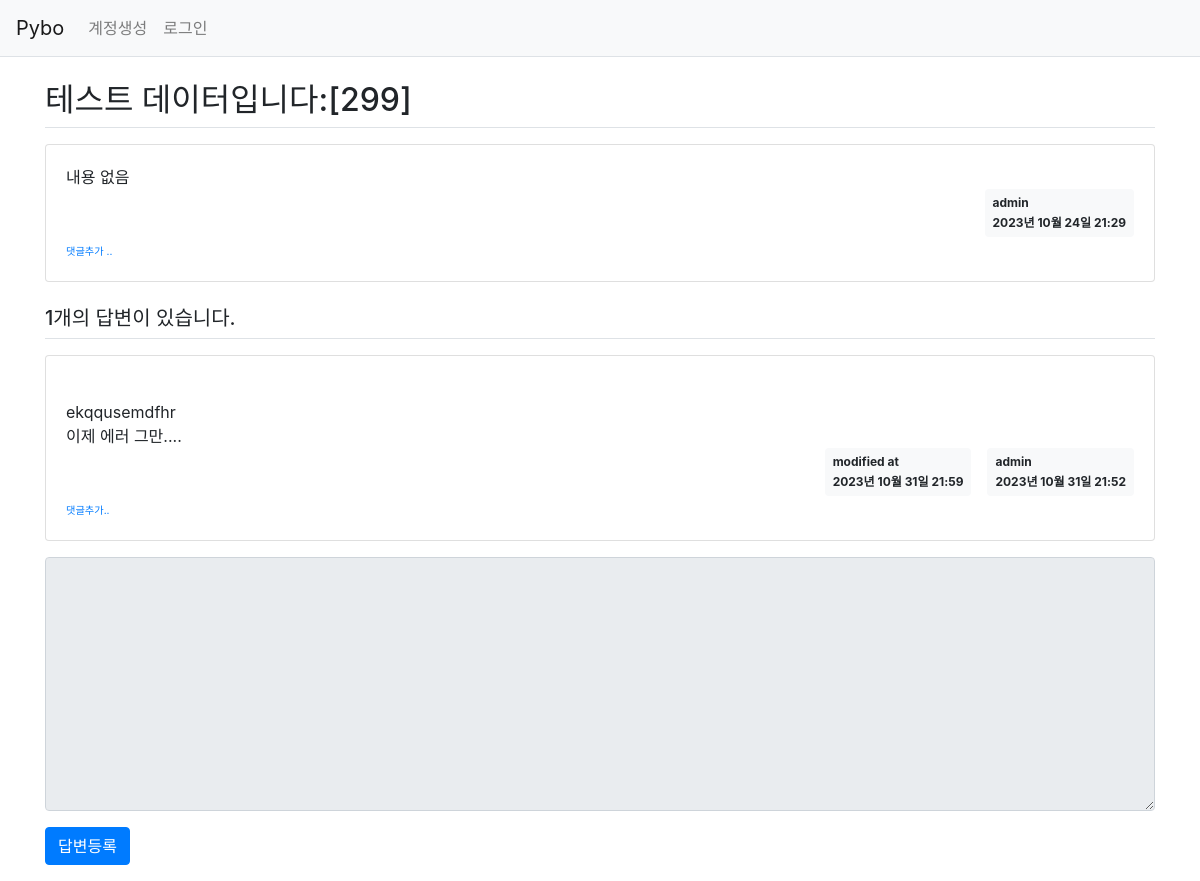
The app's page /question/detail/304/, older data.
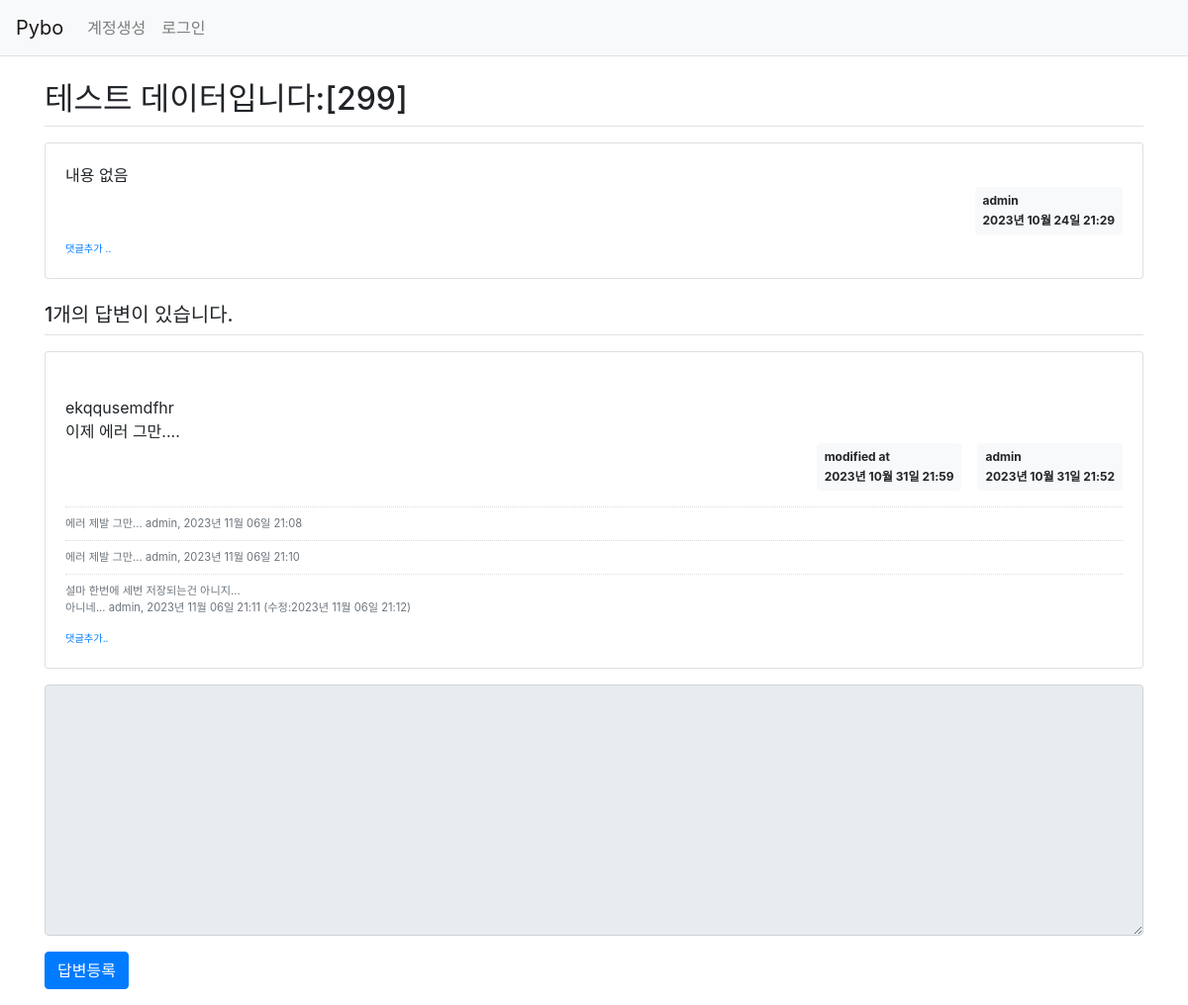
The same page, newer data.
### pybo/models.py (models this page shows)
class Question(db.Model):
    id = db.Column(db.Integer, primary_key=True)
    subject = db.Column(db.String(200), nullable=False)
    content = db.Column(db.Text(), nullable=False)
    create_date = db.Column(db.DateTime(), nullable=False)
    user_id = db.Column(db.Integer, db.ForeignKey('user.id', ondelete='CASCADE'), nullable=False)
    user = db.relationship('User', backref=db.backref('question_set'))
    modify_date = db.Column(db.DateTime(), nullable=True)

class User(db.Model):
    id = db.Column(db.Integer, primary_key=True)
    username = db.Column(db.String(150), unique=True, nullable=False)
    password = db.Column(db.String(200), nullable=False)
    email = db.Column(db.String(120), unique=True, nullable=False)

class Answer(db.Model):
    id = db.Column(db.Integer, primary_key=True)
    question_id = db.Column(db.Integer, db.ForeignKey('question.id', ondelete='CASCADE'))
    question = db.relationship('Question', backref=db.backref('answer_set', ))
    content = db.Column(db.Text(), nullable=False)
    create_date = db.Column(db.DateTime(), nullable=False)
    user_id = db.Column(db.Integer, db.ForeignKey('user.id', ondelete='CASCADE'), nullable=False)
    user = db.relationship('User', backref=db.backref('answer_set'))
    modify_date = db.Column(db.DateTime(), nullable=True)

class Comment(db.Model):
    id = db.Column(db.Integer, primary_key=True)
    user_id = db.Column(db.Integer, db.ForeignKey('user.id', ondelete='CASCADE'), nullable=False)
    user = db.relationship('User', backref=db.backref('comment_set'))
    content = db.Column(db.Text(), nullable=False)
    create_date = db.Column(db.DateTime(), nullable=False)
    modify_date = db.Column(db.DateTime())
    question_id = db.Column(db.Integer, db.ForeignKey('question.id', ondelete='CASCADE'), nullable=True)
    question = db.relationship('Question', backref=db.backref('comment_set'))
    answer_id = db.Column(db.Integer, db.ForeignKey('answer.id', ondelete='CASCADE'), nullable=True)
    answer = db.relationship('Answer', backref=db.backref('comment_set'))

### pybo/views/question_views.py (the view)
@bp.route('/detail/<int:question_id>/')
def detail(question_id):
    form = AnswerForm()
    question = Question.query.get_or_404(question_id)
    return render_template('question/question_detail.html', question=question, form=form)

### pybo/forms.py
class AnswerForm(FlaskForm):
    content = TextAreaField('내용', validators=[DataRequired('내용은 필수 입력 항목입니다.')])

### pybo/filter.py (called while the page is built)
def format_datetime(value, fmt='%Y년 %m월 %d일 %H:%M'):
    return value.strftime(fmt)

### pybo/views/auth_views.py (called while the page is built)
@bp.before_app_request
def load_logged_in_user():
    user_id = session.get('user_id')
    if user_id is None:
        g.user = None
    else:
        g.user = User.query.get(user_id)

### pybo/templates/question/question_detail.html (shortened to what this page needs)
{% extends 'base.html' %}
{% block content %}
<div class="container my-3">
    <h2 class="border-bottom py-2">{{ question.subject }}</h2>
    <div class="card my-3">
        <div class="card-body">
            <div class="card-text" style="white-space: pre-line;">{{ question.content }}</div>
            <div class="d-flex justify-content-end">
                <div class="badge badge-light p-2 text-left">
                    <div class="mb-2">{{ question.user.username }}</div>
                    <div>{{ question.create_date|datetime }}</div>
                </div>
            </div>
            <div>
                <a href="{{ url_for('comment.create_question', question_id=question.id) }}" class="small"><small>댓글추가 ..</small></a>
            </div>
        </div>
    </div>
    <h5 class="border-bottom my-3 py-2">{{ question.answer_set|length }}개의 답변이 있습니다.</h5>
    {% for answer in question.answer_set %}
    <div class="card my-3">
        <div class="card-body">
            <div class="card-text" style="white-space: pre-line;">
                {{ answer.content }}</div>
            <div class="d-flex justify-content-end">
                {% if answer.modify_date %}
                <div class="badge badge-light p-2 text-left mx-3">
                    <div class="mb-2">modified at</div>
                    <div>{{ answer.modify_date|datetime }}</div>
                </div>
                {% endif %}
                <div class="badge badge-light p-2 text-left">
                    <div class="mb-2">{{ answer.user.username }}</div>
                    <div>{{ answer.create_date|datetime }}</div>
                </div>
            </div>
            {% if answer.comment_set|length > 0 %}
            <div class="mt-3">
                {% for comment in answer.comment_set %}
                <div class="comment py-2 text-muted">
                    <span style="white-space: pre-line;">{{ comment.content }}</span>
                    <span>
                        {{ comment.user.username }}, {{ comment.create_date|datetime }}
                        {% if comment.modify_date %}
                        (수정:{{ comment.modify_date|datetime }})
                        {% endif %}
                    </span>
                </div>
            {% endfor %}
            </div>
            {% endif %}
            <div>
                <a href="{{ url_for('comment.create_answer', answer_id=answer.id) }}" class="small"><small>댓글추가..</small></a>
            </div>
        </div>
    </div>
    {% endfor %}
    <form action="{{ url_for('answer.create', question_id=question.id) }}" method="post" class="my-3">
        <div class="form-group">
            <textarea {% if not g.user %}disabled{% endif %} name="content" id="content" class="form-control" rows="10"></textarea>
        </div>
        <input type="submit" value="답변등록" class="btn btn-primary">
    </form>
</div>
{% endblock %}

### pybo/templates/base.html (shortened to what this page needs)
<!DOCTYPE html>
<html lang="ko">
    <head>
        <link rel="stylesheet" href="{{ url_for('static', filename='bootstrap.min.css') }}">
        <link rel="stylesheet" href="{{ url_for('static', filename='style.css') }}">
    </head>
    <body>
        {% include "navbar.html" %}
        {%block content %}
        {% endblock %}
    </body>
</html>

### pybo/templates/navbar.html (shortened to what this page needs)
        <nav class="navbar navbar-expand-lg navbar-light bg-light border-bottom">
            <a class="navbar-brand" href="{{ url_for('main.index') }}">Pybo</a>
            <div class="collapse navbar-collapse flex-grow-0" id="navbarNav">
                {% if g.user %}
                <ul class="navbar-nav">
                    <li class="nav-item">
                        <a class="nav-link" href="{{ url_for('auth.logout') }}">{{ g.user.username }} (로그아웃)</a>
                    </li>
                </ul>
                {% else %}
                <ul class="navbar-nav">
                    <li class="nav-item">
                        <a class="nav-link" href="{{ url_for('auth.signup') }}">계정생성</a>
                    </li>
                    <li class="nav-item">
                        <a class="nav-link" href="{{ url_for('auth.login') }}">로그인</a>
                    </li>
                </ul>
                {% endif %}
            </div>
        </nav>

### pybo/static/style.css (style rules this page uses)
.comment { border-top:dotted 1px #ddd; font-size: 0.7em; }

Row changes from the older to the newer data that the page shows:
added Comment: content "에러 제발 그만...", user.username "admin", create_date "2023년 11월 06일 21:08"
added Comment: content "에러 제발 그만...", user.username "admin", create_date "2023년 11월 06일 21:10"
added Comment: content "설마 한번에 세번 저장되는건 아니지... 아니네...", user.username "admin", create_date "2023년 11월 06일 21:11", modify_date "2023년 11월 06일 21:12"
